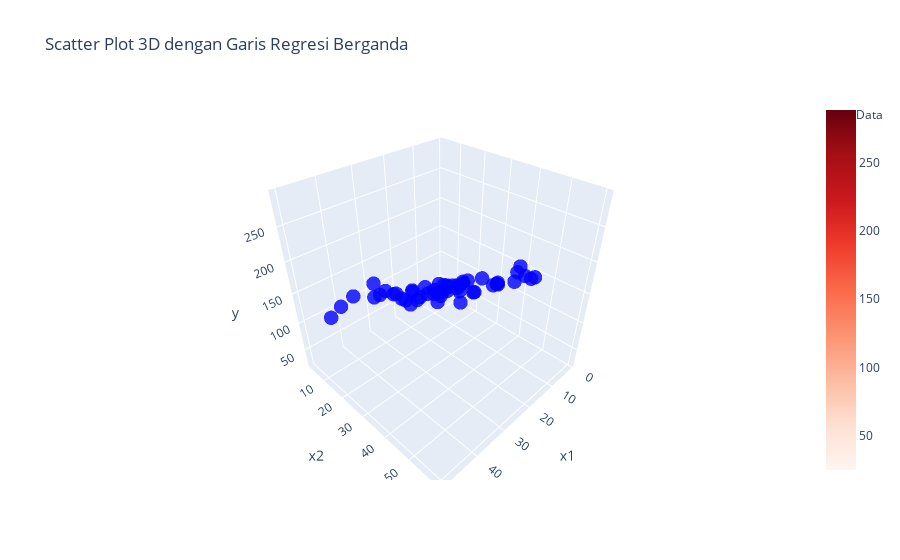

Write notebook code for a chart like this one.
### Code cell
import plotly.graph_objects as go
import numpy as np
import pandas as pd
import statsmodels.api as sm
# Menghasilkan data acak
np.random.seed(42)
x1 = np.random.randint(1, 51, 50) # Angka acak untuk x1
x2 = np.random.randint(3, 61, 50) # Angka acak untuk x2
y = 10 + 2 * x1 + 3 * x2 + np.random.normal(0, 10, 50) # Hubungan linear dengan noise
# Membuat DataFrame
df = pd.DataFrame({
"x1": x1,
"x2": x2,
"y": y
})
# Analisis regresi berganda
X = sm.add_constant(df[["x1", "x2"]]) # Menambahkan konstanta untuk intersep
model = sm.OLS(df["y"], X).fit() # Fit model regresi
# Mendapatkan koefisien regresi
koefisien = model.params
# Scatter plot 3D
scatter_plot = go.Scatter3d(
x=df["x1"],
y=df["x2"],
z=df["y"],
mode="markers",
marker=dict(
size=5,
color="blue",
opacity=0.8
),
name="Data"
)
# Membuat grid untuk permukaan regresi
x1_grid, x2_grid = np.meshgrid(np.linspace(1, 50, 10), np.linspace(3, 60, 10))
y_pred = koefisien[0] + koefisien[1] * x1_grid + koefisien[2] * x2_grid
# Permukaan regresi 3D
regression_surface = go.Surface(
x=x1_grid,
y=x2_grid,
z=y_pred,
colorscale="Reds",
opacity=0.5,
name="Garis Regresi"
)
# Membuat layout plot
layout = go.Layout(
title="Scatter Plot 3D dengan Garis Regresi Berganda",
scene=dict(
xaxis_title="x1",
yaxis_title="x2",
zaxis_title="y"
),
showlegend=True
)
# Membuat figure dengan scatter plot dan permukaan regresi
fig = go.Figure(data=[scatter_plot, regression_surface], layout=layout)
# Menampilkan plot
fig.show()

### Figure 1 — Plotly figure (JSON) as saved in the notebook; plotly's stock layout.template omitted (floating-point values rounded to 4 significant figures)
{"data": [{"marker": {"color": "blue", "opacity": 0.8, "size": 5}, "mode": "markers", "name": "Data", "type": "scatter3d", "x": [39, 29, 15, 43, 8, 21, 39, 19, 23, 11, 11, 24, 36, 40, 24, 3, 22, 2, 24, 44, 30, 38, 2, 21, 33, 12, 22, 44, 25, 49, 27, 42, 28, 16, 15, 47, 44, 3, 37, 7, 21, 9, 39, 18, 4, 25, 14, 50, 9, 26], "y": [55, 4, 22, 30, 49, 9, 46, 10, 49, 37, 16, 19, 38, 52, 42, 6, 4, 8, 56, 44, 6, 56, 31, 20, 28, 46, 36, 12, 38, 16, 33, 50, 17, 10, 16, 25, 59, 42, 23, 18, 47, 20, 49, 55, 26, 28, 27, 47, 43, 31], "z": [258.8, 88.88, 114.9, 193.5, 170.9, 72.77, 210.9, 89.0, 201.2, 138.9, 91.8, 106.0, 204.3, 249.0, 173.6, 33.24, 75.73, 45.96, 241.0, 233.4, 121.7, 244.8, 103.0, 111.4, 145.8, 182.4, 171.0, 134.2, 168.7, 141.0, 155.1, 251.4, 114.9, 67.73, 93.01, 190.6, 277.6, 145.1, 166.7, 79.76, 189.9, 94.73, 232.4, 207.3, 108.7, 141.1, 92.45, 254.5, 153.0, 152.1]}, {"colorscale": [[0, "rgb(255,245,240)"], [0.125, "rgb(254,224,210)"], [0.25, "rgb(252,187,161)"], [0.375, "rgb(252,146,114)"], [0.5, "rgb(251,106,74)"], [0.625, "rgb(239,59,44)"], [0.75, "rgb(203,24,29)"], [0.875, "rgb(165,15,21)"], [1, "rgb(103,0,13)"]], "name": "Garis Regresi", "opacity": 0.5, "type": "surface", "x": [[1.0, 6.444, 11.89, 17.33, 22.78, 28.22, 33.67, 39.11, 44.56, 50.0], [1.0, 6.444, 11.89, 17.33, 22.78, 28.22, 33.67, 39.11, 44.56, 50.0], [1.0, 6.444, 11.89, 17.33, 22.78, 28.22, 33.67, 39.11, 44.56, 50.0], [1.0, 6.444, 11.89, 17.33, 22.78, 28.22, 33.67, 39.11, 44.56, 50.0], [1.0, 6.444, 11.89, 17.33, 22.78, 28.22, 33.67, 39.11, 44.56, 50.0], [1.0, 6.444, 11.89, 17.33, 22.78, 28.22, 33.67, 39.11, 44.56, 50.0], [1.0, 6.444, 11.89, 17.33, 22.78, 28.22, 33.67, 39.11, 44.56, 50.0], [1.0, 6.444, 11.89, 17.33, 22.78, 28.22, 33.67, 39.11, 44.56, 50.0], [1.0, 6.444, 11.89, 17.33, 22.78, 28.22, 33.67, 39.11, 44.56, 50.0], [1.0, 6.444, 11.89, 17.33, 22.78, 28.22, 33.67, 39.11, 44.56, 50.0]], "y": [[3.0, 3.0, 3.0, 3.0, 3.0, 3.0, 3.0, 3.0, 3.0, 3.0], [9.333, 9.333, 9.333, 9.333, 9.333, 9.333, 9.333, 9.333, 9.333, 9.333], [15.67, 15.67, 15.67, 15.67, 15.67, 15.67, 15.67, 15.67, 15.67, 15.67], [22.0, 22.0, 22.0, 22.0, 22.0, 22.0, 22.0, 22.0, 22.0, 22.0], [28.33, 28.33, 28.33, 28.33, 28.33, 28.33, 28.33, 28.33, 28.33, 28.33], [34.67, 34.67, 34.67, 34.67, 34.67, 34.67, 34.67, 34.67, 34.67, 34.67], [41.0, 41.0, 41.0, 41.0, 41.0, 41.0, 41.0, 41.0, 41.0, 41.0], [47.33, 47.33, 47.33, 47.33, 47.33, 47.33, 47.33, 47.33, 47.33, 47.33], [53.67, 53.67, 53.67, 53.67, 53.67, 53.67, 53.67, 53.67, 53.67, 53.67], [60.0, 60.0, 60.0, 60.0, 60.0, 60.0, 60.0, 60.0, 60.0, 60.0]], "z": [[24.87, 35.91, 46.95, 57.98, 69.02, 80.06, 91.1, 102.1, 113.2, 124.2], [43.14, 54.18, 65.22, 76.26, 87.3, 98.33, 109.4, 120.4, 131.4, 142.5], [61.42, 72.45, 83.49, 94.53, 105.6, 116.6, 127.6, 138.7, 149.7, 160.8], [79.69, 90.73, 101.8, 112.8, 123.8, 134.9, 145.9, 157.0, 168.0, 179.0], [97.96, 109.0, 120.0, 131.1, 142.1, 153.2, 164.2, 175.2, 186.3, 197.3], [116.2, 127.3, 138.3, 149.4, 160.4, 171.4, 182.5, 193.5, 204.5, 215.6], [134.5, 145.5, 156.6, 167.6, 178.7, 189.7, 200.7, 211.8, 222.8, 233.9], [152.8, 163.8, 174.9, 185.9, 196.9, 208.0, 219.0, 230.1, 241.1, 252.1], [171.1, 182.1, 193.1, 204.2, 215.2, 226.2, 237.3, 248.3, 259.4, 270.4], [189.3, 200.4, 211.4, 222.4, 233.5, 244.5, 255.6, 266.6, 277.6, 288.7]]}], "layout": {"scene": {"xaxis": {"title": {"text": "x1"}}, "yaxis": {"title": {"text": "x2"}}, "zaxis": {"title": {"text": "y"}}}, "showlegend": true, "title": {"text": "Scatter Plot 3D dengan Garis Regresi Berganda"}}}
